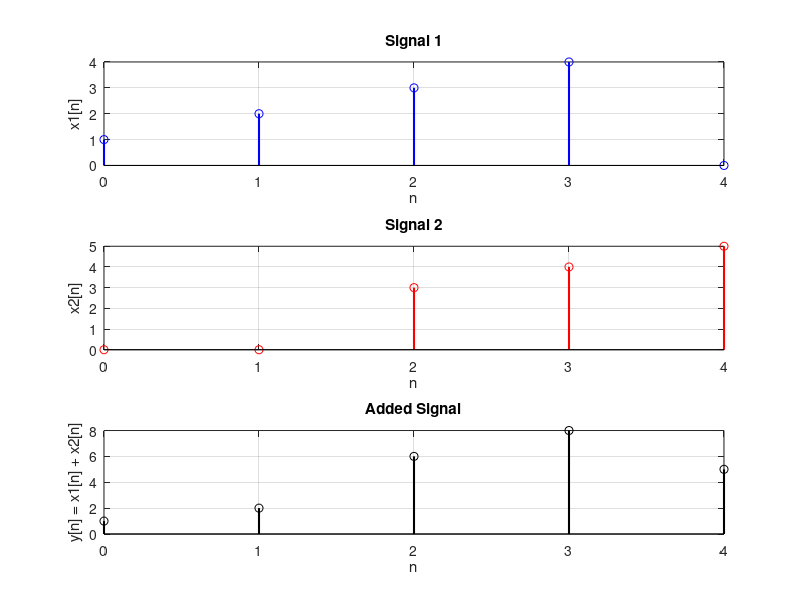

The MATLAB script that drew this image:
% Define the input sequences and their indices
x1 = [1, 2, 3, 4]; % First signal
n1 = [0, 1, 2, 3]; % Indices of the first signal
x2 = [3, 4, 5];    % Second signal
n2 = [2, 3, 4];    % Indices of the second signal

% Define the sigadd function
function [y, n, y1, y2] = sigadd(x1, n1, x2, n2)
    % Find the range of the output sequence
    n = min(min(n1), min(n2)):max(max(n1), max(n2));
    
    % Initialize signals with zeros over the output range
    y1 = zeros(1, length(n));
    y2 = zeros(1, length(n));
    
    % Map the input sequences to the output range
    y1(n >= min(n1) & n <= max(n1)) = x1;
    y2(n >= min(n2) & n <= max(n2)) = x2;
    
    % Perform signal addition
    y = y1 + y2;
end

% Call the function and get the results
[y, n, y1, y2] = sigadd(x1, n1, x2, n2);

% Plot the results
figure;

% Plot the first signal
subplot(3, 1, 1);
stem(n, y1, 'b', 'LineWidth', 1.5);
title('Signal 1');
xlabel('n');
ylabel('x1[n]');
grid on;

% Plot the second signal
subplot(3, 1, 2);
stem(n, y2, 'r', 'LineWidth', 1.5);
title('Signal 2');
xlabel('n');
ylabel('x2[n]');
grid on;

% Plot the added signal
subplot(3, 1, 3);
stem(n, y, 'k', 'LineWidth', 1.5);
title('Added Signal');
xlabel('n');
ylabel('y[n] = x1[n] + x2[n]');
grid on;
